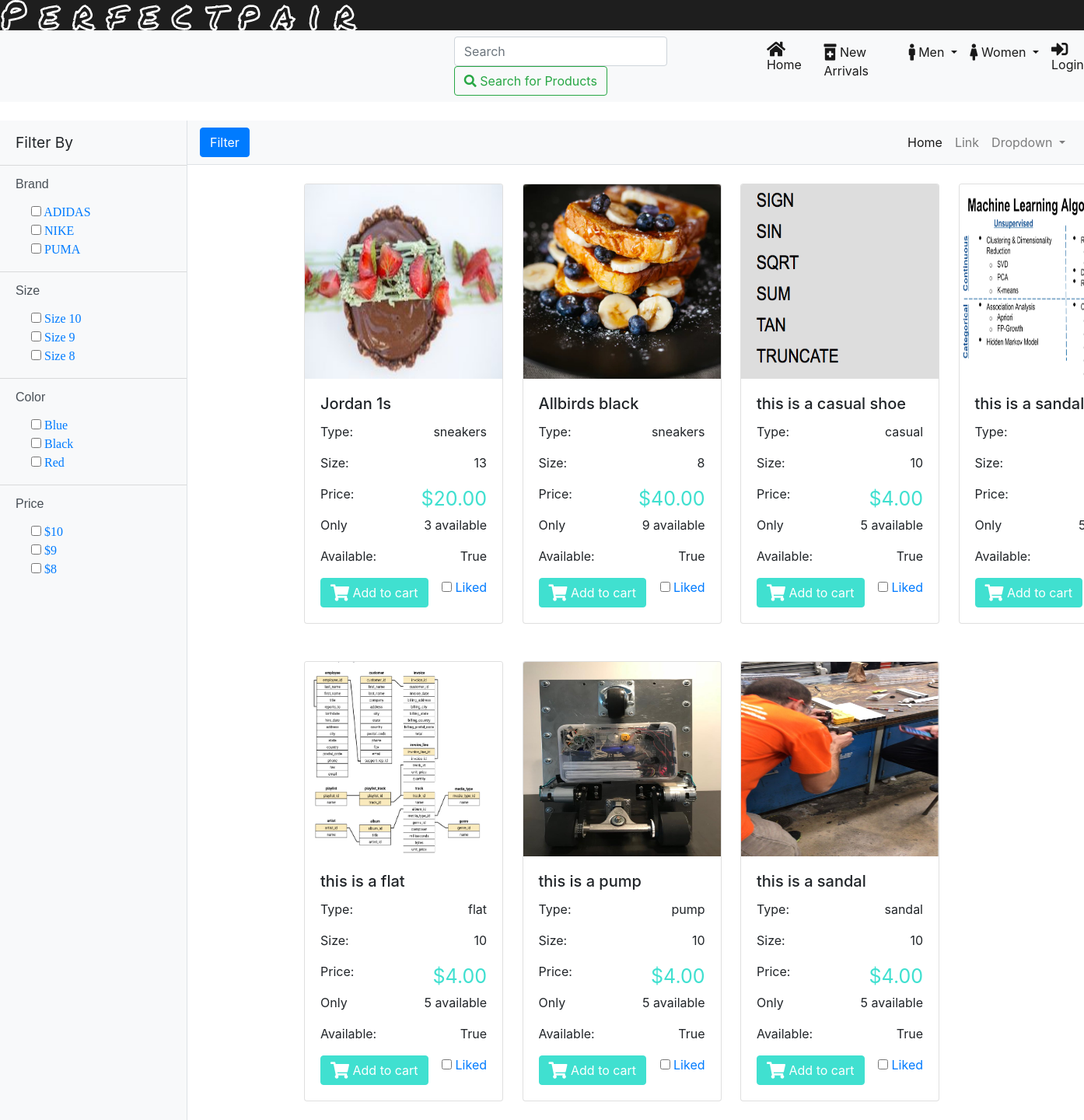
The page /shoe/sidebar on the database as committed earlier.
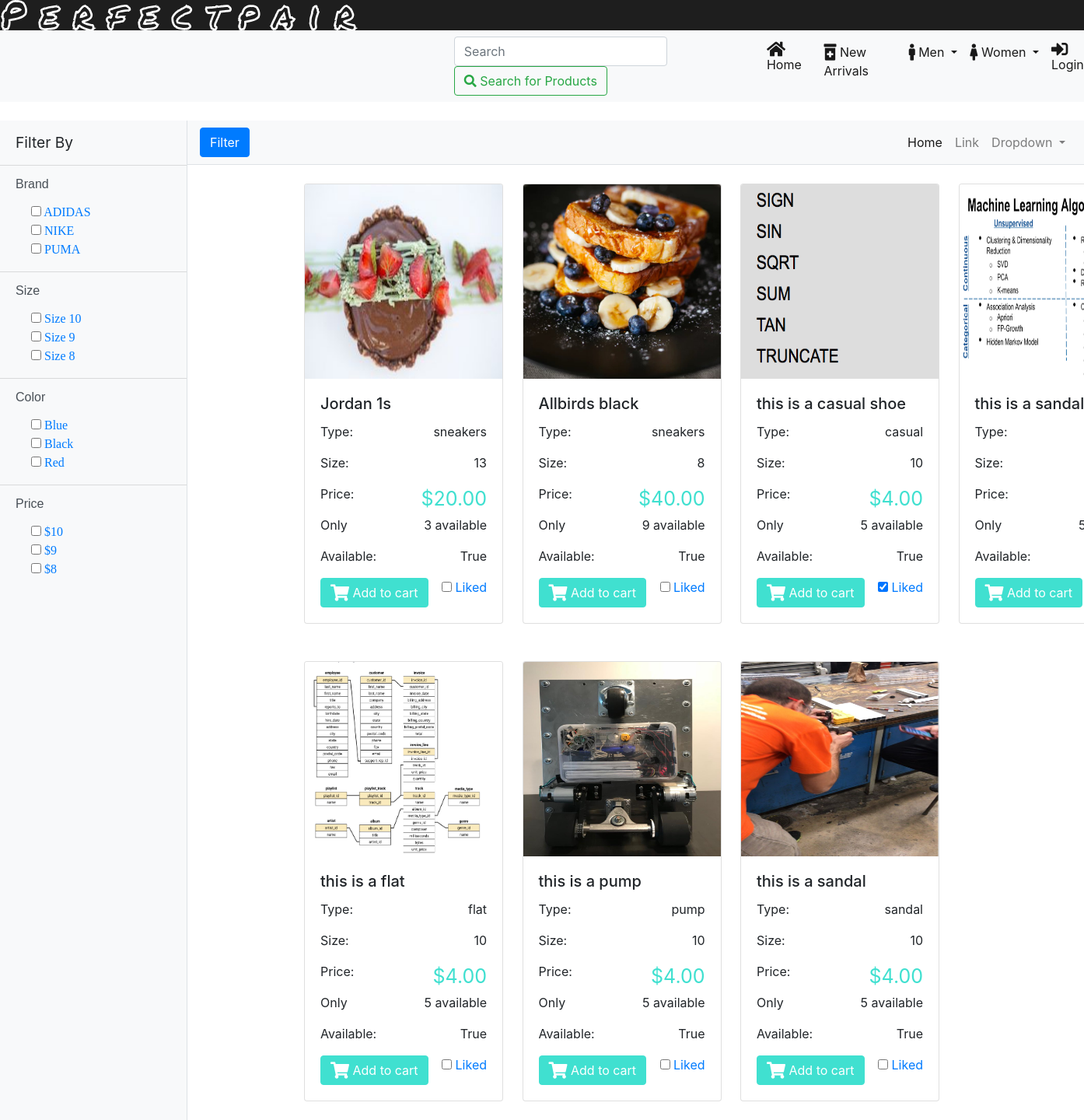
The same page on the database as committed later.
### shoe/models.py (models this page shows, shortened)
class Shoe(models.Model):
	name 			= models.CharField(max_length=30, default="Boosts")
	image 			= models.ImageField(upload_to='shoe/', blank=True, null=True)
	style 			= models.CharField(max_length=20, default="sneakers")
	size 			= models.IntegerField(default=10)
	color 			= models.CharField(max_length=20, default="blue")
	brand 			= models.CharField(max_length=20, default="Nike")
	price 			= models.DecimalField(max_digits=4, decimal_places=2, default=4.00)
	availability 	= models.BooleanField(default=True)
	new 			= models.BooleanField(default=True)
	stock 			= models.IntegerField(default=5)
	gender_choices 	= (
        ('M', 'Male'),
        ('F', 'Female'),
    )
	gender 			= models.CharField(max_length=1, choices=gender_choices, default="M")
	date 			= models.DateField(("Date"), default=datetime.date.today)
	like 			= models.BooleanField(default=False)

### shoe/views.py (the view)
# urls.py: path('sidebar', views.sidebar, name="sidebar"),
def sidebar(request):
	q1 = request.GET.get('Adidas')
	q2 = request.GET.get('Nike')
	q3 = request.GET.get('Puma')
	f1 = "Adidas" if q1 == "on" else "1"
	f2 = "Nike" if q2 == "on" else "1"
	f3 = "Puma" if q3 == "on" else "1"
	q4 = request.GET.get('s10')
	q5 = request.GET.get('s9')
	q6 = request.GET.get('s8')
	f4 = 10 if q4 == "on" else 0
	f5 = 9 if q5 == "on" else 0
	f6 = 8 if q6 == "on" else 0
	q7 = request.GET.get('blue')
	q8 = request.GET.get('black')
	q9 = request.GET.get('red')
	f7 = "blue" if q7 == "on" else "1"
	f8 = "black" if q8 == "on" else "1"
	f9 = "red" if q9 == "on" else "1"
	q10 = request.GET.get('d10')
	q11 = request.GET.get('d9')
	q12 = request.GET.get('d8')
	f10 = 10 if q10 == "on" else 0
	f11 = 9 if q11 == "on" else 0
	f12 = 8 if q12 == "on" else 0
	products1 = Shoe.objects.filter(Q(brand__icontains=f1)|Q(brand__icontains=f2)|Q(brand__icontains=f3))
	products2 = Shoe.objects.filter(Q(size__exact=f4)|Q(size__exact=f5)|Q(size__exact=f6))
	products3 = Shoe.objects.filter(Q(color__icontains=f7)|Q(color__icontains=f8)|Q(color__icontains=f9))
	products4 = Shoe.objects.filter(Q(price__exact=f10)|Q(price__exact=f11)|Q(price__exact=f12))
	products = Shoe.objects.all()
	if(products1):
		products = products & products1
	if(products2):
		products = products & products2
	if(products3):
		products = products & products3
	if(products4):
		products = products & products4
	context = {'products': products}
	template = 'shoe/sidebar.html'
	return render(request, template, context)

### shoe/templates/shoe/sidebar.html (shortened to what this page needs)
{% include "base.html" %}
{% block content %}
<div class="d-flex" id="wrapper">
    <div class="bg-light border-right" id="sidebar-wrapper">
      <div class="sidebar-heading">Filter By</div>
      <div class="list-group list-group-flush">
        <form action='/shoe/sidebar' id="filter" autocomplete="off">
        <li class="li" data-toggle="collapse" data-target="#brand">
          <a href="#" class="list-group-item list-group-item-action bg-light title">Brand</a>
        </li>
        <ul class="sub-menu dropdown" id="brand">
            <li class="active li filter"><a href="#"><input type="checkbox" name="Adidas" id="Adidas"> ADIDAS</a></li>
            <li class="li filter"><a href="#"><input type="checkbox" name="Nike" id="Nike"> NIKE</a></li>
            <li class="li filter"><a href="#"><input type="checkbox" name="Puma" id="Puma"> PUMA</a></li>
        </ul>
        <li class="li" data-toggle="collapse" data-target="#size">
            <a href="#" class="list-group-item list-group-item-action bg-light title">Size</a>
        </li>
        <ul class="sub-menu dropdown" id="size">
            <li class="active li filter"><a href="#"><input type="checkbox" name="s10" id="s10"> Size 10</a></li>
            <li class="li filter"><a href="#"><input type="checkbox" name="s9" id="s9"> Size 9</a></li>
            <li class="li filter"><a href="#"><input type="checkbox" name="s8" id="s8"> Size 8</a></li>
        </ul>
        <li class="li" data-toggle="collapse" data-target="#color">
            <a href="#" class="list-group-item list-group-item-action bg-light title">Color</a>
        </li>
        <ul class="sub-menu dropdown" id="color">
            <li class="active li filter"><a href="#"><input type="checkbox" name="blue" id="blue"> Blue</a></li>
            <li class="li filter"><a href="#"><input type="checkbox" name="black" id="black"> Black</a></li>
            <li class="li filter"><a href="#"><input type="checkbox" name="red" id="red"> Red</a></li>
        </ul>
        <li class="li" data-toggle="collapse" data-target="#price">
            <a href="#" class="list-group-item list-group-item-action bg-light title">Price</a>
        </li>
        <ul class="sub-menu dropdown" id="price">
            <li class="active li filter"><a href="#"><input type="checkbox" name="d10" id="d10"> $10</a></li>
            <li class="li filter"><a href="#"><input type="checkbox" name="d9" id="d9"> $9</a></li>
            <li class="li filter"><a href="#"><input type="checkbox" name="d8" id="d8"> $8</a></li>
        </ul>
        </form>
      </div>
    </div>
    <div id="page-content-wrapper">
      <nav class="navbar navbar-expand-lg navbar-light bg-light border-bottom">
        <button class="btn btn-primary" id="menu-toggle">Filter</button>
        <div class="collapse navbar-collapse" id="navbarSupportedContent">
          <ul class="navbar-nav ml-auto mt-2 mt-lg-0">
            <li class="nav-item active">
              <a class="nav-link" href="#">Home <span class="sr-only">(current)</span></a>
            </li>
            <li class="nav-item">
              <a class="nav-link" href="#">Link</a>
            </li>
            <li class="nav-item dropdown">
              <a class="nav-link dropdown-toggle" href="#" id="navbarDropdown" role="button" data-toggle="dropdown" aria-haspopup="true" aria-expanded="false">
                Dropdown
              </a>
            </li>
          </ul>
           </div>
      </nav>
            <div class='mr-2 grid'>
              {% for shoe in products %}
              <div class="mb-4 mt-4 card text-left" style="width:16rem;">
                <img src="{{shoe.image.url}}" class="card-img-top" style="width:254px; height:250px">
                <div class="card-body" class="shadow-lg p-3 mb-5 bg-white rounded">
                  <h5 class="card-title">{{shoe.name}}</h5>
                  <p class="card-text ele-text">
                    <span>Type:</span>
                    <span style="float:right;">{{shoe.style}}</span>
                  </p>
                  <p class="card-text ele-text">
                    <span>Size: </span>
                    <span style="float:right;">{{shoe.size}}</span>
                  </p>
                  <p class="card-text ele-text">
                    <span>Price:</span>
                    <span style="float:right;color:turquoise; font-size: 25px!important;">${{shoe.price}}</span>
                  </p>
                  <p class="card-text ele-text">
                    <span>Only</span>
                    <span style="float:right">{{shoe.stock}} available</span>
                  </p>
                  <p class="card-text ele-text">
                    <span>Available: </span>
                    <span style="float:right">{{shoe.availability}}</span>
                  </p>
                  <div>
                    <a href="{% url 'shoe:cart_list' shoe_id=shoe.pk %}" class="btn btn-primary"
                      style="background-color:turquoise; border-color: turquoise;" name='q1'>
                      <i class="fas fa-shopping-cart fa-lg"></i>
                      Add to cart</a>
                    <div style="float:right">
                      <div style="float:right">
                        <input id="apto" type="checkbox" {% if shoe.like %} checked{% endif %}>
                        <label for="apto"><a href="{% url 'shoe:like' shoe_id=shoe.pk %}">Liked</a></label>
                      </div>
                    </div>
                  </div>
                </div>
              </div>
              {% endfor %}
    </div>
  </div>
{% endblock %}

### templates/base.html (shortened to what this page needs)
{% load static %}
{% load fontawesome %}
<html lang="en">
  <head>
    <link href="{% static 'css/bootstrap.min.css' %}" rel="stylesheet">
    <link href="{% static 'css/custom.css' %}" rel="stylesheet">
  </head>
  <body>
  <section style="background-color: rgb(30,30,30);">
	</section>
    <nav class="navbar navbar-expand-lg navbar-light bg-light">
      {% if user.is_authenticated %}
      <div class="con2" id="secondnav">
      {% else %}
      <div class="con1" id="secondnav">
      {% endif %}
          <div class="collapse navbar-collapse con" id="navbakrNavDropdown">
            <ul class="navbar-nav">
              <li>
                <form  class="form-inline my-2 my-lg-0" action='/shoe/s'>
                    <input class="form-control mr-sm-2" type="search" name='q' placeholder="Search" aria-label="Search">
                    <button class="btn btn-outline-success my-2 my-sm-0" type="submit"><i
                        class="fas fa-search"></i> Search for Products</button>
                  </form>
              </li>
              <li class="nav-item active">
                <a class="nav-link" href="{% url 'home' %}"><i class="fas fa-home fa-lg"></i> Home </a>
              </li>
              <li class="nav-item active">
                <a class="nav-link" href="{% url 'shoe:new_arrivals' %}"><i
                    class="fas fa-prescription-bottle-alt fa-lg"></i> New Arrivals</a>
              </li>
              <li class="nav-item dropdown active">
                <a class="nav-link dropdown-toggle" href="#" id="navbarDropdownMenuLink" role="button"
                  data-toggle="dropdown" aria-haspopup="true" aria-expanded="false">
                  <i class="fas fa-male fa-lg"></i> Men
                </a>
              </li>
              <li class="nav-item dropdown active">
                <a class="nav-link dropdown-toggle" href="#" id="navbarDropdownMenuLink" role="button"
                  data-toggle="dropdown" aria-haspopup="true" aria-expanded="false">
                  <i class="fas fa-female fa-lg"></i> Women
                </a>
              </li>
              {% if user.is_authenticated %}
                <li class="nav-item active">
                  <a class="nav-link" href="{% url 'authenticate:logout' %}"> <i
                      class="fas fa-sign-out-alt fa-lg"></i> Logout</a>
                </li>
                <hr style="height:20px; width:1px; background-color:gray; margin-top: 10px;">
                <li class="nav-item active">
                  <a class="nav-link" href="{% url 'authenticate:edit_profile' %}"><i class="fas fa-user-edit fa-lg"></i> Edit
                    Profile</a>
                </li>
                <hr style="height:20px; width:1px; background-color:gray; margin-top: 10px;">
                <li class="nav-item active">
                  <a class="nav-link" href="{% url 'authenticate:change_password' %}">Change Password</a>
                </li>
              {% else %}
                <li class="nav-item active">
                  <a class="nav-link" href="{% url 'authenticate:login' %}"><i class="fas fa-sign-in-alt fa-lg"></i> Login</a>
                </li>
              {% endif %}
            </ul>
          </div>
      </div>
    </nav>
    <br/>
    {% block script_block %}
      <link rel="stylesheet" href="https://cdnjs.cloudflare.com/ajax/libs/normalize/5.0.0/normalize.min.css">
      <link rel="stylesheet" href="https://use.fontawesome.com/releases/v5.8.1/css/all.css">
    {% endblock %}
  </body>
</html>

### static-storage/css/custom.css (style rules this page uses)
#secondnav { position: relative; left: 200px; }
.card { display:inline-block; margin-right: 20px; position: relative; left: 150px; }
.con1 { margin-left: 27%; }

### templates/base.html (style rules this page uses)
svg { max-width: 30rem; width: 100%; height: auto; fill: none; stroke: white; stroke-width: 8; }

### shoe/templates/shoe/sidebar.html (style rules this page uses)
body { overflow-x: hidden; }
#sidebar-wrapper { min-height: 100vh; margin-left: -15rem; -webkit-transition: margin .25s ease-out; -moz-transition: margin .25s ease-out; -o-transition: margin .25s ease-out; transition: margin .25s ease-out; }
#sidebar-wrapper .sidebar-heading { padding: 0.875rem 1.25rem; font-size: 1.2rem; }
#sidebar-wrapper .list-group { width: 15rem; }
#page-content-wrapper { min-width: 100vw; }
.li { list-style: none !important; }
.title { font-family: 'Comic sans MS', sans-serif; }
.filter { font-family: 'American Typewriter', serif; }
@media (min-width: 768px) { #sidebar-wrapper { margin-left: 0; } }
@media (min-width: 768px) { #page-content-wrapper { min-width: 0; width: 100%; } }

Rows that differ between the two databases and show on the page:
changed Shoe "this is a casual shoe": like "☐" → "☑"
